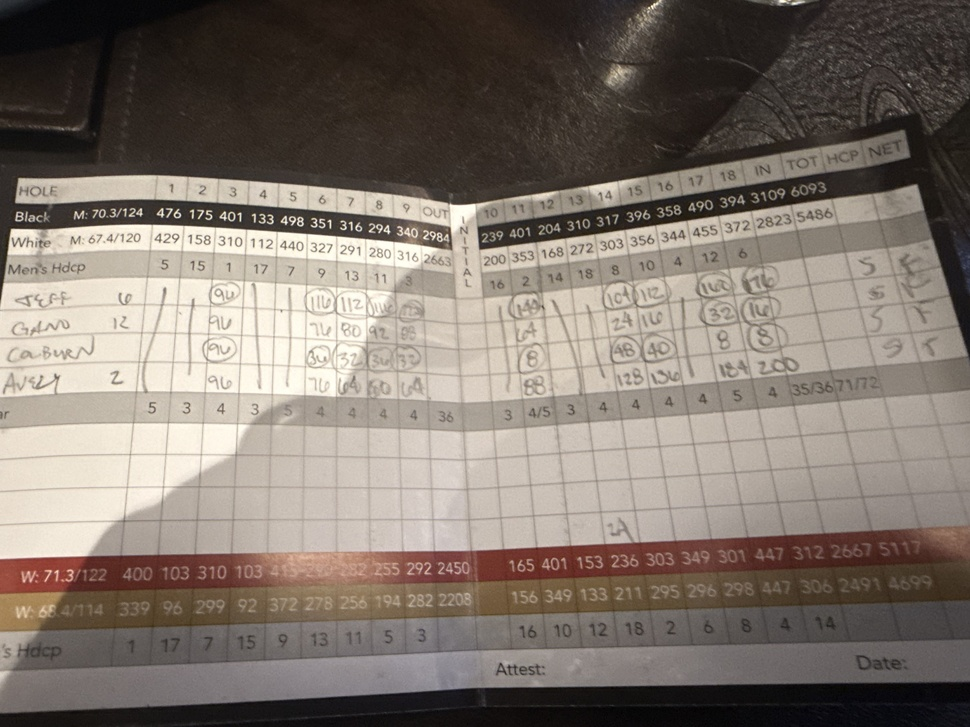
#> input picture backend/app/data/scorecard_examples/example_001.jpeg, 970 x 727 px, shrunk from 4032 x 3024 before the run
$ python -i scorecard_preprocess.py   (imports and definitions only)
#> lines starting #> are read from the running program, lines starting #| are printed output that depends on the picture; after the words box and inside, x2 and y2 are one past the last pixel; in counts of white or black regions, pixels touching at a corner belong together
#> further down, picture is the input picture: shape (727, 970, 3); mean B, G, R 108.8, 117.6, 127.7
"""
Scorecard photo preprocessing.

Two stages, both with graceful fallback to the original image on failure:

1. deskew_to_card(): detect the scorecard's outer 4-corner contour and
   apply a perspective warp so the card fills a rectangular frame. This
   normalizes shooting angle so downstream steps see a clean top-down view.

2. annotate_circles(): detect hand-drawn circles classically (contour shape,
   not Hough — hand-drawn ovals rarely satisfy Hough's rigid edge-gradient
   circle fit) and draw bright red rectangles around each one. The vision
   model reliably detects bright red rectangles but struggles with hand-drawn
   circles — we shift the burden.

Public entry points: deskew_to_card(), annotate_circles().
"""

from __future__ import annotations

import logging
from typing import Any

import cv2
import numpy as np

logger = logging.getLogger(__name__)

_MIN_CIRCLES = 1
_MAX_CIRCLES = 150
_TOP_CROP_FRACTION = 0.25
_MIN_CIRCULARITY = 0.2  # 4*pi*area/perimeter^2; tolerant of imperfect hand-drawn ovals

_RECT_COLOR_BGR = (0, 0, 255)  # pure red
_RECT_THICKNESS = 4
_RECT_PADDING_PX = 8
_JPEG_QUALITY = 90

_DESKEW_MIN_AREA_FRACTION = 0.30  # card must occupy ≥30% of frame
_DESKEW_APPROX_EPSILON = 0.02  # poly approx tolerance, fraction of perimeter
_DESKEW_TOP_CONTOURS = 5  # only check the largest N contours
# WGP scorecard prints landscape ~1.7-2.5:1. Anything outside this is more likely
# a tabletop, page, or background rectangle than the card itself.
_DESKEW_MIN_ASPECT = 1.3
_DESKEW_MAX_ASPECT = 3.5

_GRID_PEAK_RATIO = 0.5  # peaks are ≥50% of max projection
_GRID_MIN_H_LINES = 3  # need at least 3 horizontal lines for a meaningful grid
_GRID_MIN_V_LINES = 5  # 5 vertical lines = 4 columns minimum
_GRID_CROP_PADDING = 10  # px padding around detected grid bounds
_GRID_MIN_CROP_DIM = 50  # reject crops smaller than this


# [64 lines left out: functions _decode_image, _detect_circles, _draw_markers, _encode_jpeg, not called in this run]


def _detect_card_corners(img: np.ndarray) -> np.ndarray | None:
    """
    Find the outer 4-corner contour of the scorecard. Returns 4×2 array of
    (x, y) corner points in undefined order, or None if no quad found that
    covers ≥_DESKEW_MIN_AREA_FRACTION of the image.
    """
    height, width = img.shape[:2]
#> height = 727; width = 970
    img_area = float(height * width)
#> img_area = 705190

    gray = cv2.cvtColor(img, cv2.COLOR_BGR2GRAY)
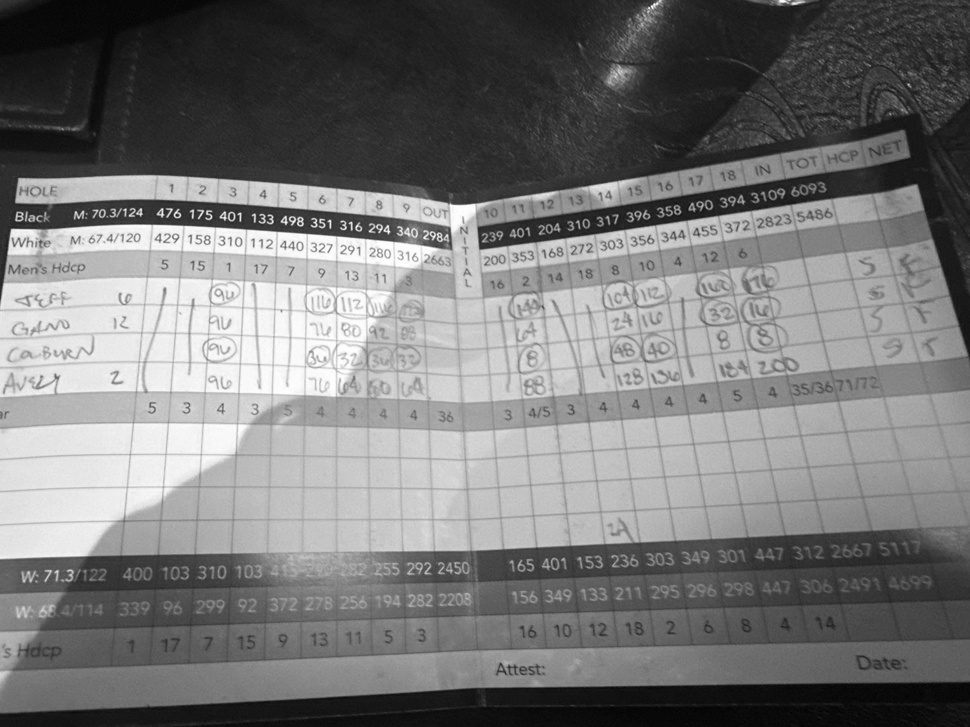
#> gray: shape (727, 970); min 1, max 254, mean 119.6
    blurred = cv2.GaussianBlur(gray, (5, 5), 0)
    edges = cv2.Canny(blurred, 50, 150)
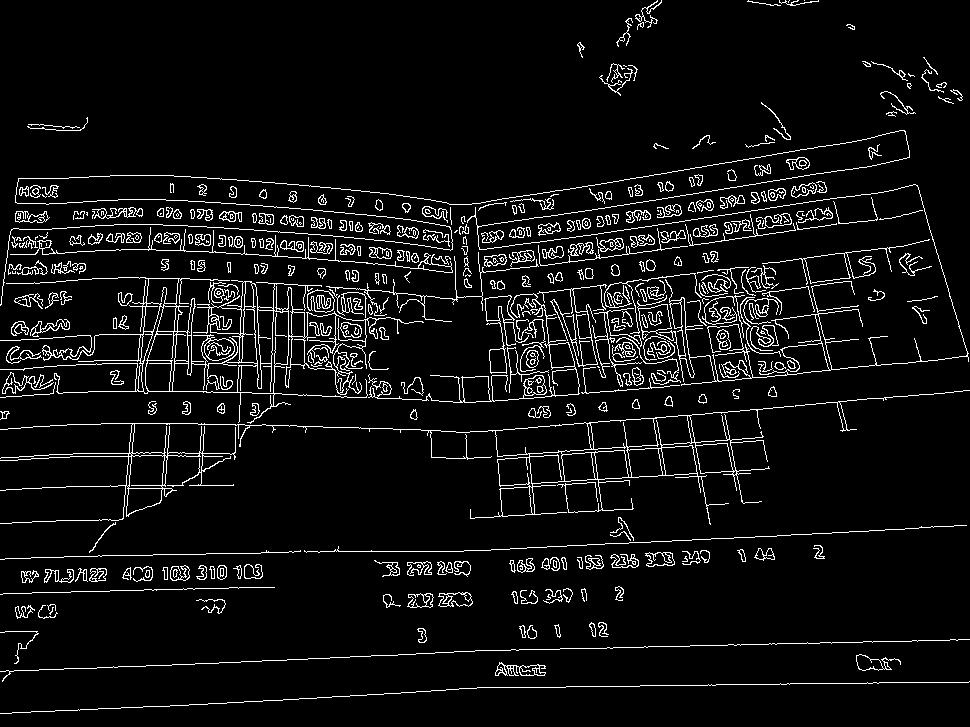
#> edges: shape (727, 970); 6.2% white in thin lines or dots
    edges = cv2.dilate(edges, np.ones((3, 3), np.uint8), iterations=1)
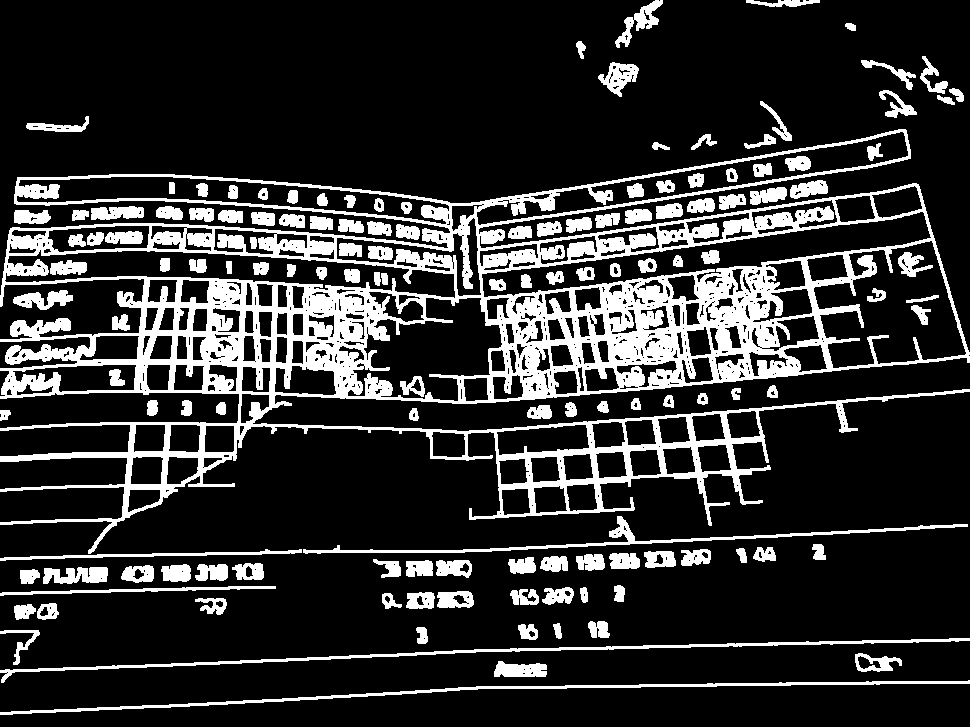
#> edges: shape (727, 970); 18.9% white; 139 white regions

    contours, _ = cv2.findContours(edges, cv2.RETR_EXTERNAL, cv2.CHAIN_APPROX_SIMPLE)
#> contours = 93 contours; largest, box (x1, y1, x2, y2) and area: (0, 129, 970, 554) 204507, (0, 638, 970, 683) 2095, (0, 680, 970, 715) 2022, (303, 516, 968, 554) 1703, (598, 62, 639, 97) 715
    if not contours:
        return None

    contours = sorted(contours, key=cv2.contourArea, reverse=True)[:_DESKEW_TOP_CONTOURS]
#> contours = 5 contours; box (x1, y1, x2, y2) and area: (0, 129, 970, 554) 204507, (0, 638, 970, 683) 2095, (0, 680, 970, 715) 2022, (303, 516, 968, 554) 1703, (598, 62, 639, 97) 715

    for c in contours:
        if cv2.contourArea(c) < img_area * _DESKEW_MIN_AREA_FRACTION:
            return None  # remaining contours are even smaller
        peri = cv2.arcLength(c, True)
        approx = cv2.approxPolyDP(c, _DESKEW_APPROX_EPSILON * peri, True)
        if len(approx) != 4:
            continue
        _, _, w, h = cv2.boundingRect(approx)
        aspect = max(w, h) / max(min(w, h), 1)
        if aspect < _DESKEW_MIN_ASPECT or aspect > _DESKEW_MAX_ASPECT:
            continue  # quad shape doesn't match a WGP scorecard
        return approx.reshape(4, 2).astype("float32")
#> this loop made 1 pass

    return None


# [270 lines left out: functions _order_corners, _warp_to_rect, deskew_to_card, _find_peaks, _detect_grid_lines, crop_to_grid and 1 more, not called in this run]

>>> import cv2
>>> picture = cv2.imread('../data/scorecard_examples/example_001.jpeg')
>>> result = _detect_card_corners(picture)
